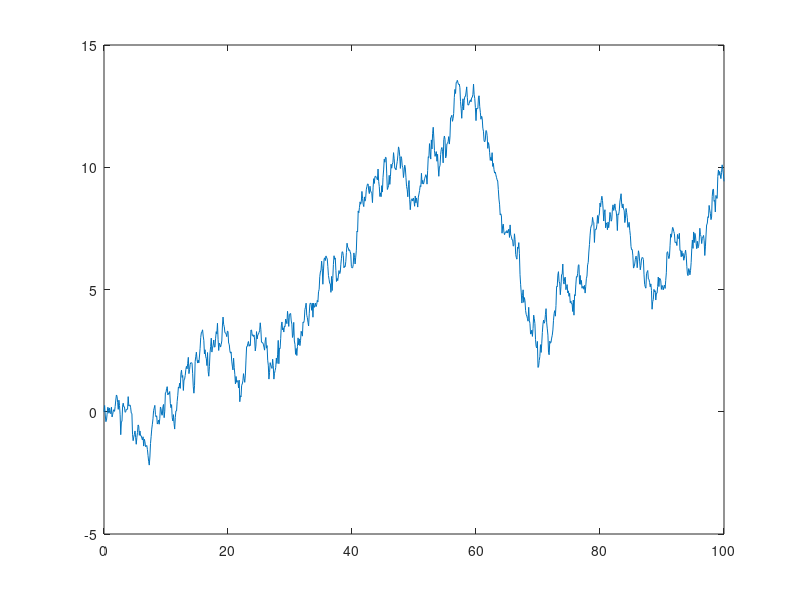

Here is the MATLAB script that generated this plot:
% STANDARD BROWNIAN MOTION
% nbpas is the number of step
% T is the duration
% delta is the difference of time between two period

T = 100;
nbpas = 1000;
delta = T/nbpas; 


x = 0:delta:T;
y = zeros(1, nbpas+1);

for i = 2:nbpas+1
    y(1, i) = y(1, i-1) + sqrt(delta)*randn;
end

plot(x, y); 